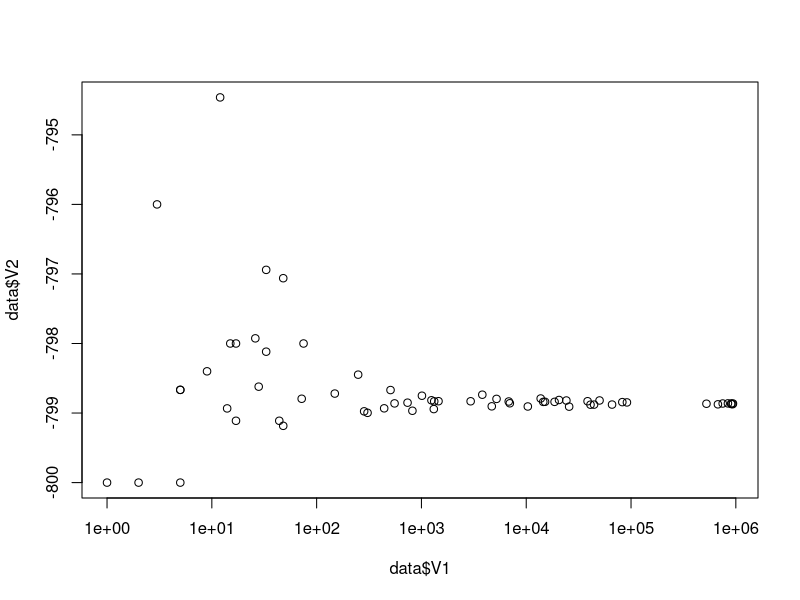
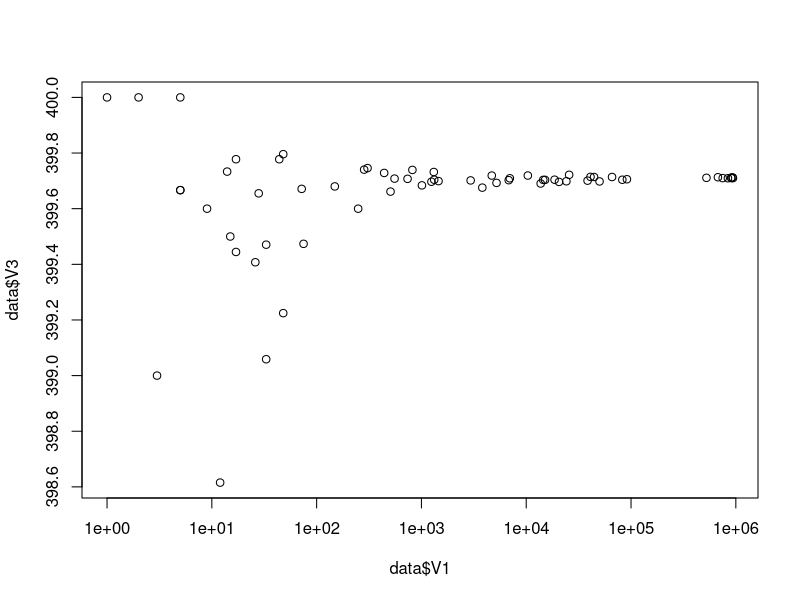
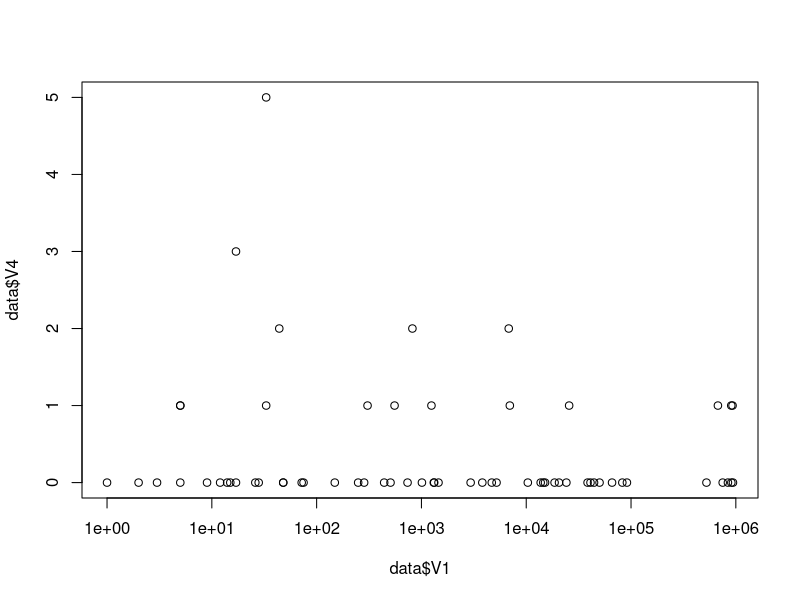
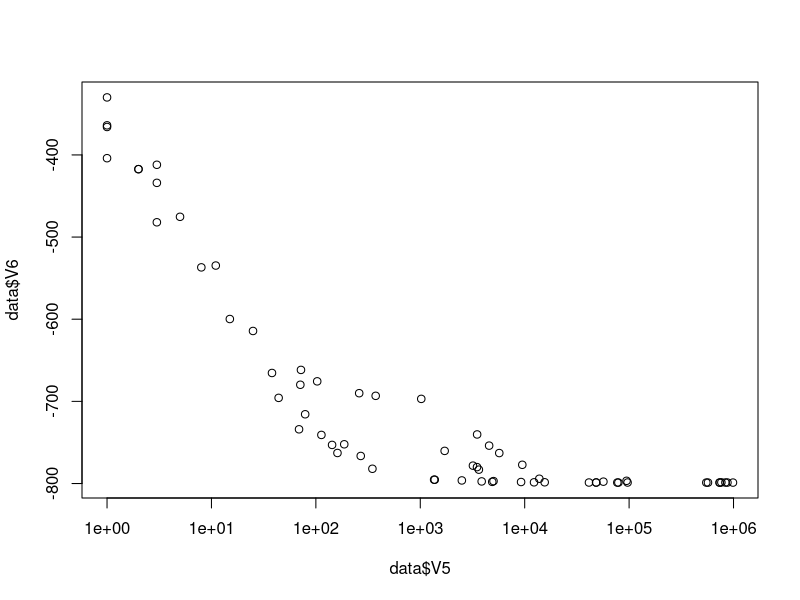
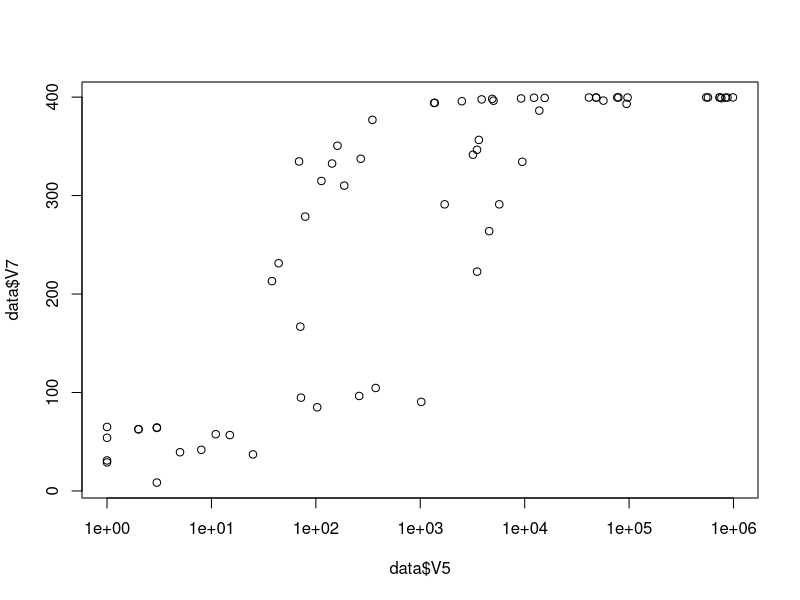
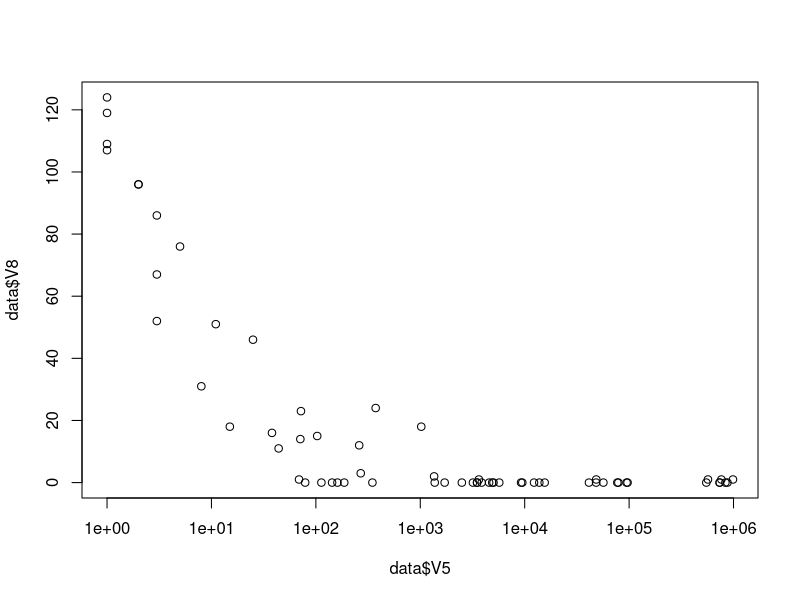
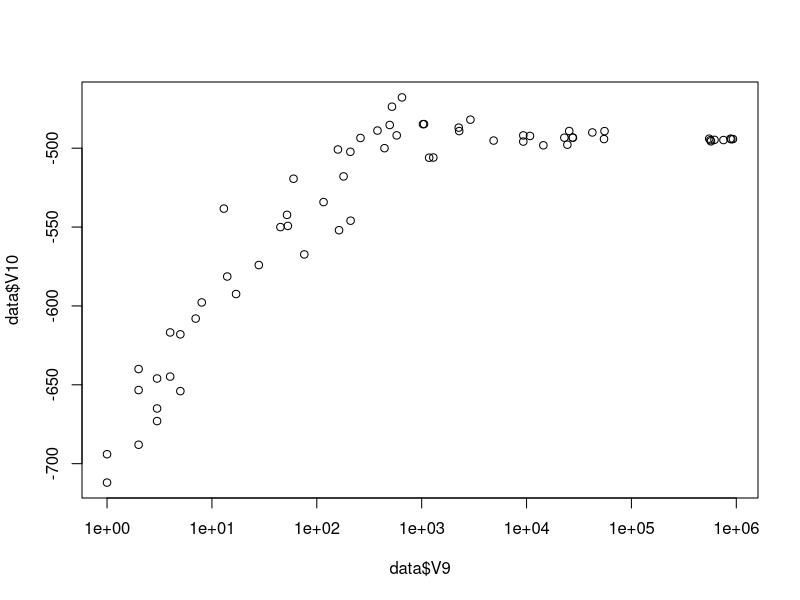
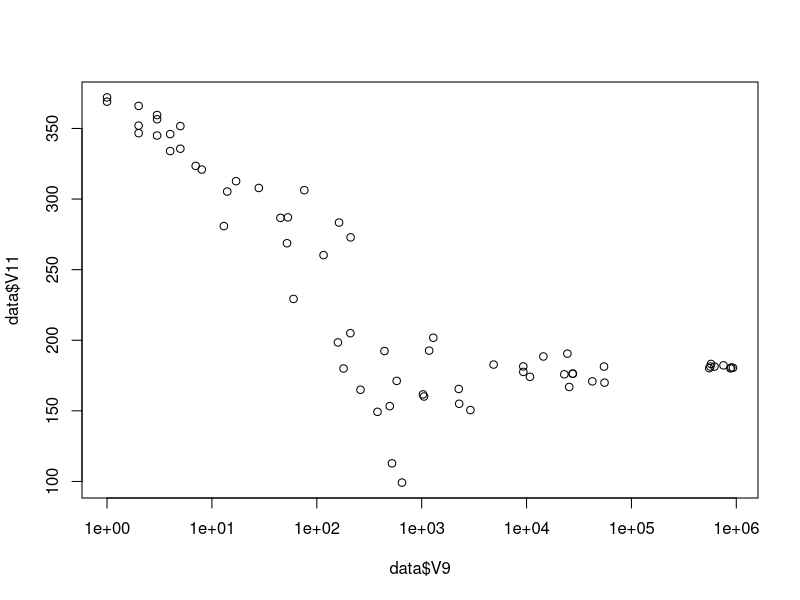

Recreate these plots in R, in order. (Note: this script raises an error after producing the figures.)
data7 = read.table("data7.txt")
data2 = read.table("data2.txt")
data = read.table("data.txt")
data = rbind(data2,data,data7)
data = read.table("bigmatrixdata.txt")


#j beta 1,2.4  k matrix 0,1
#jk
#00,01,10,11

# T = 1, ordered matrix
# E
plot(data$V1,data$V2 ,log="x")
# M
plot(data$V1,data$V3 ,log="x")
# accept
plot(data$V1,data$V4 ,log="x")

# T = 1, random matrix
# E
plot(data$V5,data$V6 ,log="x")
# M
plot(data$V5,data$V7 ,log="x")
# accept
plot(data$V5,data$V8 ,log="x")

# T = 2.4, ordered matrix
# E

plot(data$V9,data$V10 ,log="x")
# M
plot(data$V9,data$V11 ,log="x")
# accept
plot(data$V9,data$V12 ,log="x")

# T = 2.4, random matrix
# E
plot(data$V13,data$V14 ,log="x")
# M
plot(data$V13,data$V15 ,log="x")
# accept
plot(data$V13,data$V16 ,log="x")



variance = read.table("variance_temp2.400000.txt")




A = variance$V1[sample(1:90000,size=8,replace=T)]
X = table(cut(A, c(seq(min(A,B), max(A,B), (max(A,B) - min(A,B))/4))))
O = table(cut(variance$V1, c(seq(min(A), max(A), (max(A) - min(A))/4))))
P = O/sum(O)
chisq.test(X, p=P)
